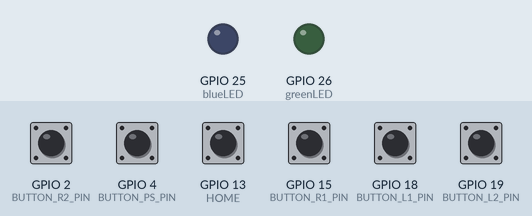
This sketch was run on a simulated ESP32. Parts: output pins drawn as LEDs (lit = HIGH). Dashed ring = blinking. The test bench sets the inputs (shaded band); at power-on: GPIO 2 (BUTTON_R2_PIN), GPIO 4 (BUTTON_PS_PIN), GPIO 13 (HOME), GPIO 15 (BUTTON_R1_PIN), GPIO 18 (BUTTON_L1_PIN), GPIO 19 (BUTTON_L2_PIN) HIGH. USB keyboard and mouse output is not drawn; what the sketch prints to the serial monitor is not drawn.

Above: at 0.1 s.
At 1.7 s:
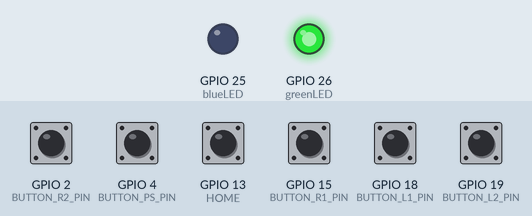
1.8 s: GPIO 13 (HOME) pulled LOW for 0.15 s
At 2.38 s:
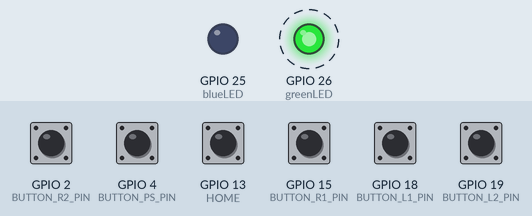
Timing chart, 0 to 4.8 s (numbered marks = the images above; inputs shaded):
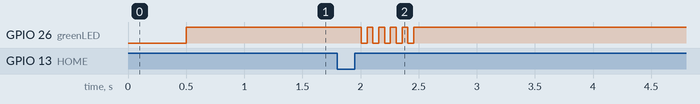

Measured:
- after the input at 1.8 s, GPIO 26 (greenLED): alternates HIGH for 0.05 s and LOW for 0.05 s, 10 changes in all, then stays HIGH, starting after 0.21 s

The sketch:

PK001_v3.3_android_wroom32_fullSystem04.ino
```cpp
/*
 * ANDROID GAMEPAD
 * {A=1, B=2, C=3, X=4, Y=5, Z=6, L1=7, R1=8, L2=9, R2=10,
 * Select=11, Start=12, PS=13, L3=14 , R3=15 , DPAD_R = 22 , DPAD_DN = 20}
 */

#include <Arduino.h>
#include <BleGamepad.h>

int batteryLevel = 100;
#define blueLED 25
#define greenLED 26

// Variable to track button state
int buttonState = 0;
// Variable to track LED state
bool ledOn = false;
// Variable to track time of last button press
unsigned long lastButtonPressTime = 0;
// Variable to track whether LED is blinking
bool blinking = false;

#define HOME 13
#define BUTTON_R1_PIN 15
#define BUTTON_R2_PIN 2
#define BUTTON_PS_PIN 4
#define BUTTON_L1_PIN 18
#define BUTTON_L2_PIN 19

#define LOW_BATTERY_LEVEL 3.5  // Example low battery voltage level (in volts)

bool buttonsEnabled = false;


typedef enum { ANDROID } GamepadModes;
GamepadModes gamepadMode = ANDROID;

BleGamepad bleGamepad("Breath Buddy", "BreathBuddy", 100);
BleGamepadConfiguration bleGamepadConfig;


void setup() {

  Serial.begin(115200);
  pinMode(HOME, INPUT_PULLUP);  //+5V---[Internal 50k]---[pin]---[switch]---GND
  pinMode(BUTTON_R1_PIN, INPUT_PULLUP);
  pinMode(BUTTON_R2_PIN, INPUT_PULLUP);
  pinMode(BUTTON_PS_PIN, INPUT_PULLUP);
  pinMode(BUTTON_L1_PIN, INPUT_PULLUP);
  pinMode(BUTTON_L2_PIN, INPUT_PULLUP);

  pinMode(blueLED, OUTPUT);
  pinMode(greenLED, OUTPUT);

  bleGamepadConfig.setControllerType(CONTROLLER_TYPE_GAMEPAD);  // CONTROLLER_TYPE_JOYSTICK, CONTROLLER_TYPE_GAMEPAD (DEFAULT), CONTROLLER_TYPE_MULTI_AXIS
  bleGamepad.sendReport();                                      // to disable auto reporting, and then use bleGamepad.sendReport(); as needed
  bleGamepad.begin(&bleGamepadConfig);
  Serial.println("Starting BLE work!");

  delay(500);
  Serial.println("Breath Buddy is ready, captain!!");
}

void loop() {


  if (bleGamepad.isConnected()) {

    digitalWrite(blueLED, LOW);
    digitalWrite(greenLED, HIGH);

    switch (gamepadMode) {
      case ANDROID:

        if (digitalRead(HOME) == LOW) {
          buttonsEnabled = !buttonsEnabled;  // Toggle the flag
          delay(50);  // Debounce delay

          buttonState = digitalRead(HOME);
          psButtonPressed();

            // If the button is pressed and it has been more than 1 second since the last press
            if (buttonState == HIGH && millis() - lastButtonPressTime > 1000) {
            // Update lastButtonPressTime
            lastButtonPressTime = millis();
            // If LED is not currently blinking
            if (!blinking) {
              // Set LED state to on
              ledOn = true;
              // Set blinking to true
              blinking = true;
            }
          }
          // If LED is currently blinking
          if (blinking) {
            // Blink the LED for 3 seconds
            unsigned long startTime = millis();
            while (millis() - startTime < 500) {
              digitalWrite(greenLED, HIGH);
              delay(50);
              digitalWrite(greenLED, LOW);
              delay(50);
            }
            // Set LED state to off
            ledOn = false;
            // Set blinking to false
            blinking = false;
          }
          // Update LED state
          digitalWrite(greenLED, ledOn ? HIGH : LOW);
          buttonsEnabled = true;
        }

        if (buttonsEnabled) {
          // Check for button presses only if buttons are enabled

          checkButtonR1Press();
          checkButtonR2Press();
          checkButtonPSPress();
          checkButtonL1Press();
          checkButtonL2Press();
        }
    }

    bleGamepad.sendReport();
  } else {

    digitalWrite(greenLED, LOW);
    digitalWrite(blueLED, HIGH);  // turn the LED on (HIGH is the voltage level)
    delay(100);
    digitalWrite(blueLED, LOW);  // turn the LED off by making the voltage LOW
    delay(100);
  }
}


void checkButtonR1Press() {
  if (digitalRead(BUTTON_R1_PIN) == HIGH) {
    Serial.println(F("Sensor1 is on"));
    bleGamepad.press(BUTTON_8);  //R1
  } else {
    bleGamepad.release(BUTTON_8);  //R1
  }
}
void checkButtonR2Press() {
  if (digitalRead(BUTTON_R2_PIN) == HIGH) {
    Serial.println(F("Sensor2 is on"));
    bleGamepad.press(BUTTON_10);  //R2
  } else {
    bleGamepad.release(BUTTON_10);  //R2
  }
}
void checkButtonPSPress() {
  if (digitalRead(BUTTON_PS_PIN) == HIGH) {
    Serial.println(F("Sensor3 is on"));  //PS
    bleGamepad.press(BUTTON_13);
  } else {
    bleGamepad.release(BUTTON_13);  //PS
  }
}
void checkButtonL1Press() {
  if (digitalRead(BUTTON_L1_PIN) == HIGH) {
    Serial.println(F("Sensor4 is on"));
    bleGamepad.press(BUTTON_7);  //L1
  } else {
    bleGamepad.release(BUTTON_7);  //L1
  }
}
void checkButtonL2Press() {
  if (digitalRead(BUTTON_L2_PIN) == HIGH) {
    Serial.println(F("Sensor5 is on"));
    bleGamepad.press(BUTTON_9);  //L2
  } else {
    bleGamepad.release(BUTTON_9);  //L2
  }
}

void psButtonPressed() {

  if (digitalRead(HOME) == LOW) {
    // Home button is pressed
    Serial.println("Press button and start.");
    bleGamepad.press(BUTTON_12);
    // return true;
  } else {
    // Home button is not pressed
    bleGamepad.release(BUTTON_12);
    // return false;
  }
}
```
